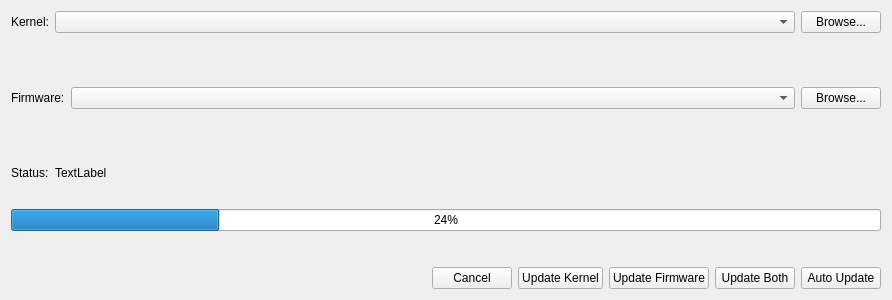
<?xml version="1.0" encoding="UTF-8"?>
<ui version="4.0">
 <class>FirmwareUpdater</class>
 <widget class="QWidget" name="FirmwareUpdater">
  <property name="geometry">
   <rect>
    <x>0</x>
    <y>0</y>
    <width>892</width>
    <height>300</height>
   </rect>
  </property>
  <property name="windowTitle">
   <string>FirmwareUpdater</string>
  </property>
  <layout class="QVBoxLayout" name="verticalLayout">
   <item>
    <layout class="QHBoxLayout" name="horizontalLayout_kernel">
     <item>
      <widget class="QLabel" name="m_KernelLabel">
       <property name="sizePolicy">
        <sizepolicy hsizetype="Fixed" vsizetype="Preferred">
         <horstretch>0</horstretch>
         <verstretch>0</verstretch>
        </sizepolicy>
       </property>
       <property name="text">
        <string>Kernel:</string>
       </property>
      </widget>
     </item>
     <item>
      <widget class="QComboBox" name="m_KernelPathCombo">
       <property name="sizePolicy">
        <sizepolicy hsizetype="Expanding" vsizetype="Fixed">
         <horstretch>0</horstretch>
         <verstretch>0</verstretch>
        </sizepolicy>
       </property>
      </widget>
     </item>
     <item>
      <widget class="QPushButton" name="m_KernelBrowseButton">
       <property name="text">
        <string>Browse...</string>
       </property>
      </widget>
     </item>
    </layout>
   </item>
   <item>
    <layout class="QHBoxLayout" name="horizontalLayout_kernel_stats">
     <item>
      <spacer name="horizontalSpacer_3">
       <property name="orientation">
        <enum>Qt::Orientation::Horizontal</enum>
       </property>
       <property name="sizeType">
        <enum>QSizePolicy::Policy::Fixed</enum>
       </property>
       <property name="sizeHint" stdset="0">
        <size>
         <width>40</width>
         <height>20</height>
        </size>
       </property>
      </spacer>
     </item>
     <item>
      <widget class="QLabel" name="m_KernelStatsLabel">
       <property name="sizePolicy">
        <sizepolicy hsizetype="Preferred" vsizetype="Preferred">
         <horstretch>0</horstretch>
         <verstretch>0</verstretch>
        </sizepolicy>
       </property>
       <property name="text">
        <string/>
       </property>
       <property name="margin">
        <number>0</number>
       </property>
      </widget>
     </item>
     <item>
      <widget class="QPushButton" name="m_KernelRefreshButton">
       <property name="sizePolicy">
        <sizepolicy hsizetype="Fixed" vsizetype="Fixed">
         <horstretch>0</horstretch>
         <verstretch>0</verstretch>
        </sizepolicy>
       </property>
       <property name="flat">
        <bool>true</bool>
       </property>
      </widget>
     </item>
     <item>
      <spacer name="horizontalSpacer_kernel_stats">
       <property name="orientation">
        <enum>Qt::Orientation::Horizontal</enum>
       </property>
       <property name="sizeHint" stdset="0">
        <size>
         <width>40</width>
         <height>20</height>
        </size>
       </property>
      </spacer>
     </item>
    </layout>
   </item>
   <item>
    <spacer name="verticalSpacer_2">
     <property name="orientation">
      <enum>Qt::Orientation::Vertical</enum>
     </property>
     <property name="sizeType">
      <enum>QSizePolicy::Policy::Fixed</enum>
     </property>
     <property name="sizeHint" stdset="0">
      <size>
       <width>20</width>
       <height>20</height>
      </size>
     </property>
    </spacer>
   </item>
   <item>
    <layout class="QHBoxLayout" name="horizontalLayout_firmware">
     <item>
      <widget class="QLabel" name="m_FirmwareLabel">
       <property name="sizePolicy">
        <sizepolicy hsizetype="Fixed" vsizetype="Preferred">
         <horstretch>0</horstretch>
         <verstretch>0</verstretch>
        </sizepolicy>
       </property>
       <property name="text">
        <string>Firmware:</string>
       </property>
      </widget>
     </item>
     <item>
      <widget class="QComboBox" name="m_FirmwarePathCombo">
       <property name="sizePolicy">
        <sizepolicy hsizetype="Expanding" vsizetype="Fixed">
         <horstretch>0</horstretch>
         <verstretch>0</verstretch>
        </sizepolicy>
       </property>
      </widget>
     </item>
     <item>
      <widget class="QPushButton" name="m_FirmwareBrowseButton">
       <property name="text">
        <string>Browse...</string>
       </property>
      </widget>
     </item>
    </layout>
   </item>
   <item>
    <layout class="QHBoxLayout" name="horizontalLayout_firmware_stats">
     <item>
      <spacer name="horizontalSpacer_4">
       <property name="orientation">
        <enum>Qt::Orientation::Horizontal</enum>
       </property>
       <property name="sizeType">
        <enum>QSizePolicy::Policy::Fixed</enum>
       </property>
       <property name="sizeHint" stdset="0">
        <size>
         <width>40</width>
         <height>20</height>
        </size>
       </property>
      </spacer>
     </item>
     <item>
      <widget class="QLabel" name="m_FirmwareStatsLabel">
       <property name="sizePolicy">
        <sizepolicy hsizetype="Preferred" vsizetype="Preferred">
         <horstretch>0</horstretch>
         <verstretch>0</verstretch>
        </sizepolicy>
       </property>
       <property name="text">
        <string/>
       </property>
      </widget>
     </item>
     <item>
      <widget class="QPushButton" name="m_FirmwareRefreshButton">
       <property name="sizePolicy">
        <sizepolicy hsizetype="Fixed" vsizetype="Fixed">
         <horstretch>0</horstretch>
         <verstretch>0</verstretch>
        </sizepolicy>
       </property>
       <property name="flat">
        <bool>true</bool>
       </property>
      </widget>
     </item>
     <item>
      <spacer name="horizontalSpacer_firmware_stats">
       <property name="orientation">
        <enum>Qt::Orientation::Horizontal</enum>
       </property>
       <property name="sizeHint" stdset="0">
        <size>
         <width>40</width>
         <height>20</height>
        </size>
       </property>
      </spacer>
     </item>
    </layout>
   </item>
   <item>
    <spacer name="verticalSpacer_3">
     <property name="orientation">
      <enum>Qt::Orientation::Vertical</enum>
     </property>
     <property name="sizeType">
      <enum>QSizePolicy::Policy::Fixed</enum>
     </property>
     <property name="sizeHint" stdset="0">
      <size>
       <width>20</width>
       <height>20</height>
      </size>
     </property>
    </spacer>
   </item>
   <item>
    <layout class="QHBoxLayout" name="horizontalLayout_status">
     <item>
      <widget class="QLabel" name="label">
       <property name="sizePolicy">
        <sizepolicy hsizetype="Fixed" vsizetype="Preferred">
         <horstretch>0</horstretch>
         <verstretch>0</verstretch>
        </sizepolicy>
       </property>
       <property name="text">
        <string>Status:</string>
       </property>
      </widget>
     </item>
     <item>
      <widget class="QLabel" name="m_StatusView">
       <property name="text">
        <string>TextLabel</string>
       </property>
      </widget>
     </item>
     <item>
      <spacer name="horizontalSpacer_2">
       <property name="orientation">
        <enum>Qt::Orientation::Horizontal</enum>
       </property>
       <property name="sizeHint" stdset="0">
        <size>
         <width>40</width>
         <height>20</height>
        </size>
       </property>
      </spacer>
     </item>
    </layout>
   </item>
   <item>
    <spacer name="verticalSpacer_4">
     <property name="orientation">
      <enum>Qt::Orientation::Vertical</enum>
     </property>
     <property name="sizeType">
      <enum>QSizePolicy::Policy::Fixed</enum>
     </property>
     <property name="sizeHint" stdset="0">
      <size>
       <width>20</width>
       <height>20</height>
      </size>
     </property>
    </spacer>
   </item>
   <item>
    <widget class="QProgressBar" name="m_ProgressBar">
     <property name="value">
      <number>24</number>
     </property>
    </widget>
   </item>
   <item>
    <spacer name="verticalSpacer">
     <property name="orientation">
      <enum>Qt::Orientation::Vertical</enum>
     </property>
     <property name="sizeHint" stdset="0">
      <size>
       <width>20</width>
       <height>40</height>
      </size>
     </property>
    </spacer>
   </item>
   <item>
    <layout class="QHBoxLayout" name="horizontalLayout_buttons">
     <item>
      <spacer name="horizontalSpacer">
       <property name="orientation">
        <enum>Qt::Orientation::Horizontal</enum>
       </property>
       <property name="sizeHint" stdset="0">
        <size>
         <width>40</width>
         <height>20</height>
        </size>
       </property>
      </spacer>
     </item>
     <item>
      <widget class="QPushButton" name="m_CancelButton">
       <property name="text">
        <string>Cancel</string>
       </property>
      </widget>
     </item>
     <item>
      <widget class="QPushButton" name="m_UpdateKernelButton">
       <property name="text">
        <string>Update Kernel</string>
       </property>
      </widget>
     </item>
     <item>
      <widget class="QPushButton" name="m_UpdateFirmwareButton">
       <property name="text">
        <string>Update Firmware</string>
       </property>
      </widget>
     </item>
     <item>
      <widget class="QPushButton" name="m_UpdateBothButton">
       <property name="text">
        <string>Update Both</string>
       </property>
      </widget>
     </item>
     <item>
      <widget class="QPushButton" name="m_AutoUpdateButton">
       <property name="text">
        <string>Auto Update</string>
       </property>
      </widget>
     </item>
    </layout>
   </item>
  </layout>
 </widget>
 <layoutdefault spacing="6" margin="11"/>
 <resources/>
 <connections/>
</ui>
